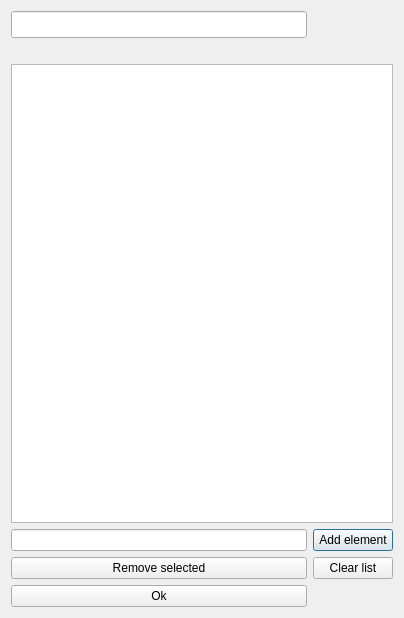
<?xml version="1.0" encoding="UTF-8"?>
<ui version="4.0">
 <class>ListModifierDialog</class>
 <widget class="QWidget" name="ListModifierDialog">
  <property name="windowModality">
   <enum>Qt::ApplicationModal</enum>
  </property>
  <property name="geometry">
   <rect>
    <x>0</x>
    <y>0</y>
    <width>404</width>
    <height>618</height>
   </rect>
  </property>
  <property name="windowTitle">
   <string>List editor</string>
  </property>
  <layout class="QGridLayout" name="gridLayout">
   <item row="3" column="0">
    <widget class="QLineEdit" name="NewElemLineEdit"/>
   </item>
   <item row="2" column="0" colspan="2">
    <widget class="QListView" name="listView"/>
   </item>
   <item row="4" column="0">
    <widget class="QPushButton" name="RemoveBtn">
     <property name="text">
      <string>Remove selected</string>
     </property>
    </widget>
   </item>
   <item row="0" column="0">
    <widget class="QLineEdit" name="NameLineEdit">
     <property name="font">
      <font>
       <pointsize>12</pointsize>
      </font>
     </property>
    </widget>
   </item>
   <item row="5" column="0">
    <widget class="QPushButton" name="FinishBtn">
     <property name="text">
      <string>Ok</string>
     </property>
    </widget>
   </item>
   <item row="3" column="1">
    <widget class="QPushButton" name="AddElemBtn">
     <property name="focusPolicy">
      <enum>Qt::NoFocus</enum>
     </property>
     <property name="text">
      <string>Add element</string>
     </property>
     <property name="autoDefault">
      <bool>true</bool>
     </property>
     <property name="default">
      <bool>true</bool>
     </property>
    </widget>
   </item>
   <item row="4" column="1">
    <widget class="QPushButton" name="ClearBtn">
     <property name="text">
      <string>Clear list</string>
     </property>
    </widget>
   </item>
   <item row="1" column="0">
    <widget class="QLabel" name="indLabel">
     <property name="text">
      <string/>
     </property>
    </widget>
   </item>
  </layout>
 </widget>
 <tabstops>
  <tabstop>NameLineEdit</tabstop>
  <tabstop>listView</tabstop>
  <tabstop>NewElemLineEdit</tabstop>
  <tabstop>RemoveBtn</tabstop>
  <tabstop>ClearBtn</tabstop>
  <tabstop>FinishBtn</tabstop>
 </tabstops>
 <resources/>
 <connections/>
</ui>
